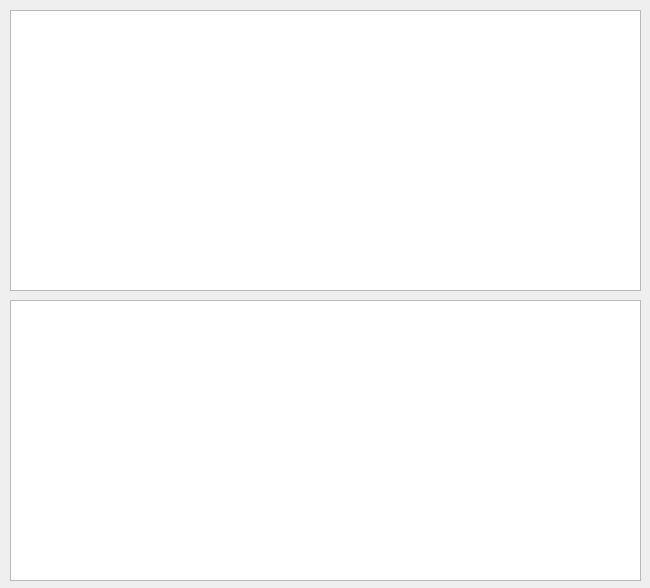
<?xml version="1.0" encoding="UTF-8"?>
<ui version="4.0">
 <class>ExpiredView</class>
 <widget class="QDialog" name="ExpiredView">
  <property name="geometry">
   <rect>
    <x>0</x>
    <y>0</y>
    <width>650</width>
    <height>588</height>
   </rect>
  </property>
  <property name="windowTitle">
   <string>Dialog</string>
  </property>
  <widget class="QTableView" name="bTableView">
   <property name="geometry">
    <rect>
     <x>10</x>
     <y>300</y>
     <width>631</width>
     <height>281</height>
    </rect>
   </property>
  </widget>
  <widget class="QTableView" name="pTableView">
   <property name="geometry">
    <rect>
     <x>10</x>
     <y>10</y>
     <width>631</width>
     <height>281</height>
    </rect>
   </property>
  </widget>
 </widget>
 <resources/>
 <connections/>
</ui>
